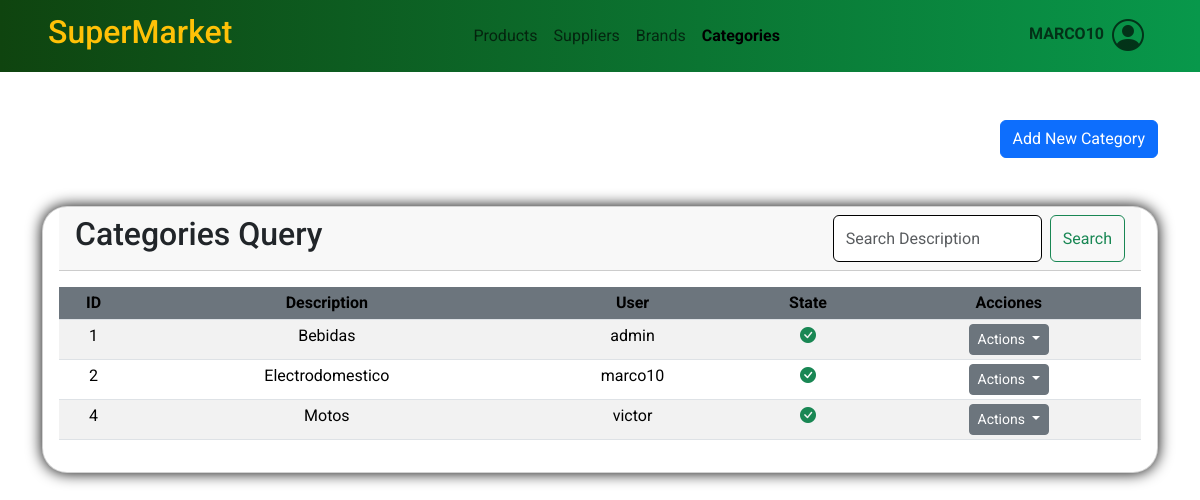
The app's page /categories/ (signed in), older data.
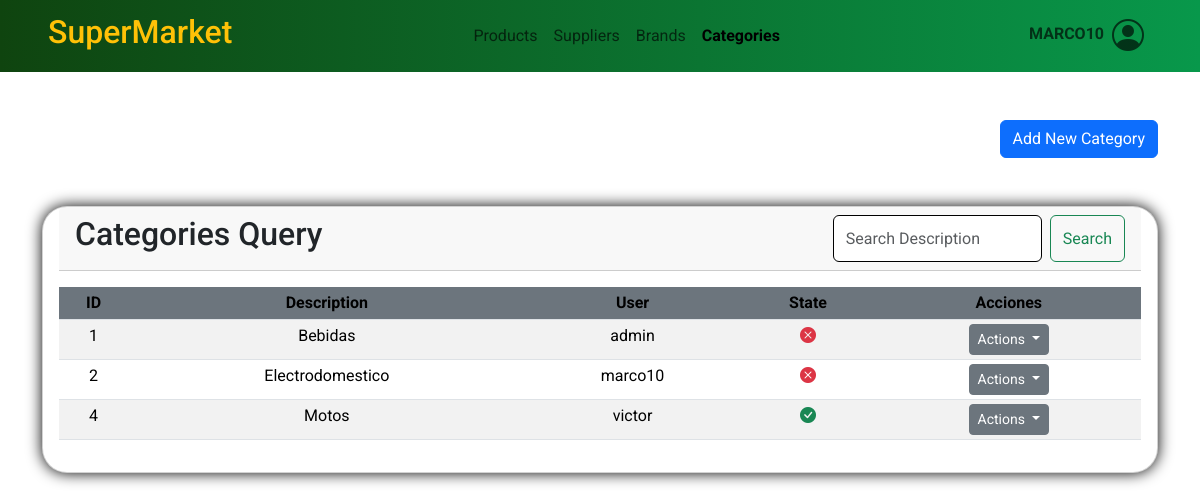
The same page, newer data.
### ventas/models.py (models this page shows, shortened)
class Category(models.Model):
    description = models.CharField(verbose_name='Categoria',max_length=100, validators=[letters_only_validator])
    user = models.ForeignKey(User,on_delete=models.CASCADE)
    created = models.DateTimeField(auto_now_add=True)
    updated = models.DateTimeField(auto_now=True)
    state = models.BooleanField('Activo', default = True)
    class Meta:
        verbose_name = 'Categoria'
        verbose_name_plural = 'Categorias'
        ordering = ['description']
        indexes = [models.Index(fields=['description']),]

### ventas/views.py (the view, shortened to what this page needs)
# urls.py: path('categories/', views.categories, name='categories'),
@login_required
def categories(request):
    company = Company.objects.first()
    categories = Category.objects.all().order_by('id')
    users = User.objects.all()
    if request.method == 'GET':
        query = request.GET.get('q')
        if query:
            categories = categories.filter(description__icontains=query)
        data = {
            "title1": "Categories",
            "title2": "Categories Query",
            "form": CategoryForm(),
            'categories': categories,
            'company': company,
            'users': users,
        }
        return render(request, 'ventas/categories/categories.html', data)

### ventas/forms.py
class CategoryForm(ModelForm):
    class Meta:
        model = Category
        fields = ['description', 'user', 'state']

### templates/ventas/categories/categories.html (shortened to what this page needs)
{% extends 'base.html' %}
{% block content %}
<div class="container mt-5">
    <div class="row">
        <div class="col text-end">
            <button type="button" class="btn btn-primary" data-bs-toggle="modal" data-bs-target="#modalCrearCategory">
                Add New Category
            </button>
        </div>
    </div>
    <div class="row">
        <div class="col">
            <div class="card text-center my-5"  style="border-radius: 25px;">
                <div class="card-header d-flex justify-content-between mx-3">
                    <h2>{{ title2 }}</h2>
                    <form class="d-flex" role="search">
                        <input class="form-control me-2 border-black" type="search" name="q" id="search-input" placeholder="Search Description"
                            aria-label="Search" value="{{ request.GET.q }}">
                        <button class="btn btn-outline-success" type="submit" id="search-button">Search</button>
                    </form>
                </div>
                <div class="card-body">
                    <div class="table">
                        <table class="table table-striped text-center table-sm">
                            <thead>
                                <tr>
                                    <th class="bg-secondary">ID</th>
                                    <th class="bg-secondary">Description</th>
                                    <th class="bg-secondary">User</th>
                                    <th class="bg-secondary">State</th>
                                    <th class="bg-secondary">Acciones</th>
                                </tr>
                            </thead>
                            <tbody>
                                {% for category in categories %}
                                <tr>
                                    <td class="text-center">{{ category.id }}</td>
                                    <td class="text-center">{{ category.description }}</td>
                                    <td class="text-center">{{ category.user }}</td>
                                    {% if category.state %}
                                    <td class="text-center"><i class="bi bi-check-circle-fill text-success"></i>
                                    </td>
                                    {% else %}
                                    <td class="text-center"><i class="bi bi-x-circle-fill text-danger"></i></td>
                                    {% endif %}
                                    <td class="text-center">
                                        <div class="dropdown-center">
                                            <button class="btn btn-secondary btn-sm dropdown-toggle" type="button"
                                                data-bs-toggle="dropdown" aria-expanded="false">
                                                Actions
                                            </button>
                                        </div>
                                    </td>
                                </tr>
                                {% endfor %}
                            </tbody>
                        </table>
                    </div>
                </div>
            </div>
        </div>
    </div>
</div>
{% endblock content %}

Row changes from the older to the newer data that the page shows:
changed Category "Bebidas": state True → False (drawn)
changed Category "Electrodomestico": state True → False (drawn)
